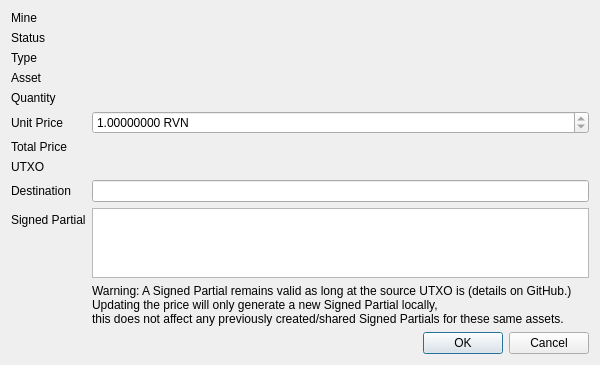
<?xml version="1.0" encoding="UTF-8"?>
<ui version="4.0">
 <class>Dialog</class>
 <widget class="QDialog" name="Dialog">
  <property name="geometry">
   <rect>
    <x>0</x>
    <y>0</y>
    <width>600</width>
    <height>345</height>
   </rect>
  </property>
  <property name="windowTitle">
   <string>Dialog</string>
  </property>
  <layout class="QFormLayout" name="formLayout">
   <item row="0" column="0">
    <widget class="QLabel" name="label_7">
     <property name="text">
      <string>Mine</string>
     </property>
    </widget>
   </item>
   <item row="1" column="0">
    <widget class="QLabel" name="label_8">
     <property name="text">
      <string>Status</string>
     </property>
    </widget>
   </item>
   <item row="0" column="1">
    <widget class="QLabel" name="lblMine">
     <property name="text">
      <string/>
     </property>
    </widget>
   </item>
   <item row="1" column="1">
    <widget class="QLabel" name="lblStatus">
     <property name="text">
      <string/>
     </property>
    </widget>
   </item>
   <item row="3" column="0">
    <widget class="QLabel" name="label">
     <property name="text">
      <string>Asset</string>
     </property>
    </widget>
   </item>
   <item row="3" column="1">
    <widget class="QLabel" name="lblAsset">
     <property name="text">
      <string/>
     </property>
    </widget>
   </item>
   <item row="4" column="0">
    <widget class="QLabel" name="label_3">
     <property name="text">
      <string>Quantity</string>
     </property>
    </widget>
   </item>
   <item row="5" column="0">
    <widget class="QLabel" name="label_4">
     <property name="text">
      <string>Unit Price</string>
     </property>
    </widget>
   </item>
   <item row="6" column="0">
    <widget class="QLabel" name="label_5">
     <property name="text">
      <string>Total Price</string>
     </property>
    </widget>
   </item>
   <item row="4" column="1">
    <widget class="QLabel" name="lblQuantity">
     <property name="text">
      <string/>
     </property>
    </widget>
   </item>
   <item row="5" column="1">
    <widget class="QDoubleSpinBox" name="spnUpdateUnitPrice">
     <property name="suffix">
      <string> RVN</string>
     </property>
     <property name="decimals">
      <number>8</number>
     </property>
     <property name="value">
      <number>1</number>
     </property>
     <property name="minimum">
      <double>0.00000000</double>
     </property>
     <property name="readOnly">
      <bool>true</bool>
     </property>
    </widget>
   </item>
   <item row="6" column="1">
    <widget class="QLabel" name="lblTotalPrice">
     <property name="text">
      <string/>
     </property>
    </widget>
   </item>
   <item row="9" column="0">
    <widget class="QLabel" name="label_9">
     <property name="text">
      <string>Signed Partial</string>
     </property>
    </widget>
   </item>
   <item row="9" column="1">
    <widget class="QTextEdit" name="txtSigned">
     <property name="readOnly">
      <bool>true</bool>
     </property>
    </widget>
   </item>
   <item row="7" column="0">
    <widget class="QLabel" name="label_2">
     <property name="text">
      <string>UTXO</string>
     </property>
    </widget>
   </item>
   <item row="7" column="1">
    <widget class="QLabel" name="lblUTXO">
     <property name="text">
      <string/>
     </property>
    </widget>
   </item>
   <item row="2" column="0">
    <widget class="QLabel" name="label_6">
     <property name="text">
      <string>Type</string>
     </property>
    </widget>
   </item>
   <item row="2" column="1">
    <widget class="QLabel" name="lblType">
     <property name="text">
      <string/>
     </property>
    </widget>
   </item>
   <item row="8" column="0">
    <widget class="QLabel" name="label_6">
     <property name="text">
      <string>Destination</string>
     </property>
    </widget>
   </item>
   <item row="8" column="1">
    <widget class="QLineEdit" name="txtDestination">
     <property name="text">
      <string/>
     </property>
     <property name="readOnly">
      <bool>true</bool>
     </property>
    </widget>
   </item>
   <item row="11" column="1">
    <widget class="QDialogButtonBox" name="buttonBox">
     <property name="orientation">
      <enum>Qt::Horizontal</enum>
     </property>
     <property name="standardButtons">
      <set>QDialogButtonBox::Cancel|QDialogButtonBox::Ok</set>
     </property>
    </widget>
   </item>
   <item row="10" column="1">
    <widget class="QLabel" name="lblWarning">
     <property name="text">
      <string>Warning: A Signed Partial remains valid as long at the source UTXO is (details on GitHub.)&lt;br/&gt;Updating the price will only generate a new Signed Partial locally,&lt;br/&gt;this does not affect any previously created/shared Signed Partials for these same assets.</string>
     </property>
    </widget>
   </item>
  </layout>
 </widget>
 <resources/>
 <connections>
  <connection>
   <sender>buttonBox</sender>
   <signal>accepted()</signal>
   <receiver>Dialog</receiver>
   <slot>accept()</slot>
   <hints>
    <hint type="sourcelabel">
     <x>248</x>
     <y>254</y>
    </hint>
    <hint type="destinationlabel">
     <x>157</x>
     <y>274</y>
    </hint>
   </hints>
  </connection>
  <connection>
   <sender>buttonBox</sender>
   <signal>rejected()</signal>
   <receiver>Dialog</receiver>
   <slot>reject()</slot>
   <hints>
    <hint type="sourcelabel">
     <x>316</x>
     <y>260</y>
    </hint>
    <hint type="destinationlabel">
     <x>286</x>
     <y>274</y>
    </hint>
   </hints>
  </connection>
 </connections>
</ui>
